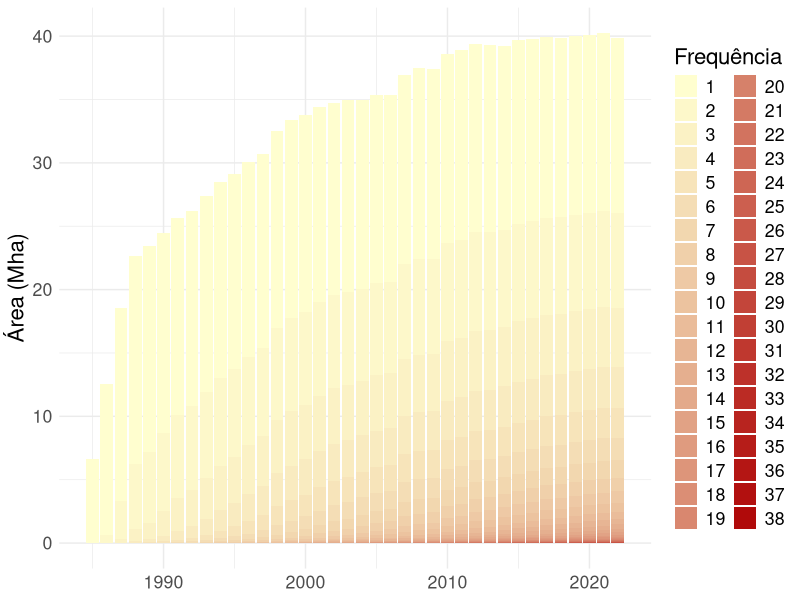
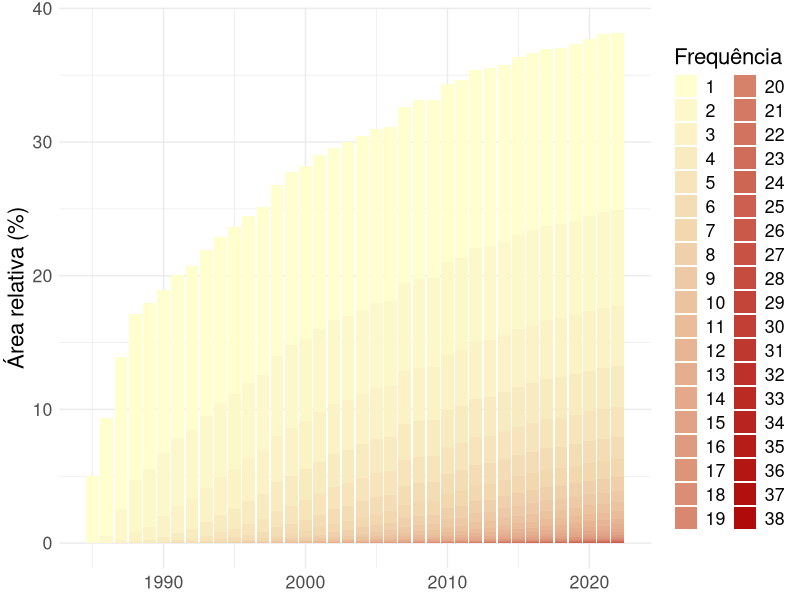

Reproduce these figures in R, in order.
## build graphics for the 'degradação' dashboard 
## dhemerson.costa@ipam.org.br

## read libraries
library(ggplot2)
library(reshape2)

## avoid sci notations 
options(scipen= 1e3)

## read fire size data 
fire <- read.csv('./table/brazil-country-fire-8.0.1a.csv',
                 fileEncoding = 'UTF-8',
                 dec= ',')

## replace NA by zero
fire[is.na(fire)] <- 0

## discard value == 0
fire <- subset(fire, value != 0)

## rotate graphic
fire <- melt(data= fire, id.vars=c("FEATURE_ID", "NAME", "LEVEL_1", "GEOCODE", "index", "class_id", "level_0", "level_1", 
                                   "level_2", "level_3", "level_4", "color", "feature_id", "theme", "raw", "value", "key"))

## replace X by '' and covert to numeric
fire$variable <- as.numeric(gsub('X', '', fire$variable))

## get only frequency 
fire <- subset(fire, theme == 'frequency')

## ########################### landing page
ggplot(data= subset(fire, level_2 == 'Savanna Formation' & key == 'value'),
       mapping= aes(x= variable, y= value.1/1e6, fill = as.factor(value))) +
  scale_fill_manual('Frequência', values=c('#fffecf', '#fdf8ca', '#fbf2c5', '#f9ebc0', '#f7e4ba', '#f4ddb5', '#f2d7af',
                                          '#f0d0aa', '#eec9a5', '#ecc39f', '#eabc9a', '#e7b594', '#e5af8f', '#e3a98a',
                                          '#e1a285', '#df9b7f', '#dd957a', '#db8e75', '#d9876f', '#d6816a', '#d47a64',
                                          '#d2735f', '#d06d5a', '#ce6654', '#cc5f4f', '#ca594a', '#c85345', '#c54c3f',
                                          '#c3453a', '#c13f34', '#bf382f', '#bd312a', '#bb2b24', '#b8241f', '#b61d19',
                                          '#b41614', '#b2100f', '#b00a0a')) +
  geom_bar(stat= 'identity') + 
  theme_minimal() +
  theme(text = element_text(size = 16)) +
  xlab(NULL) +
  ylab('Área (Mha)')

## plot landing page graphic 
ggplot(data= subset(fire, level_2 == 'Savanna Formation' & key == 'relative'),
       mapping= aes(x= variable, y= value.1, fill = as.factor(value))) +
  scale_fill_manual('Frequência', values=c('#fffecf', '#fdf8ca', '#fbf2c5', '#f9ebc0', '#f7e4ba', '#f4ddb5', '#f2d7af',
                                           '#f0d0aa', '#eec9a5', '#ecc39f', '#eabc9a', '#e7b594', '#e5af8f', '#e3a98a',
                                           '#e1a285', '#df9b7f', '#dd957a', '#db8e75', '#d9876f', '#d6816a', '#d47a64',
                                           '#d2735f', '#d06d5a', '#ce6654', '#cc5f4f', '#ca594a', '#c85345', '#c54c3f',
                                           '#c3453a', '#c13f34', '#bf382f', '#bd312a', '#bb2b24', '#b8241f', '#b61d19',
                                           '#b41614', '#b2100f', '#b00a0a')) +
  geom_bar(stat= 'identity') + 
  theme_minimal() +
  theme(text = element_text(size = 16)) +
  xlab(NULL) +
  ylab('Área relativa (%)') +
  guides(colour=guide_legend(title="Freq. fogo"))
